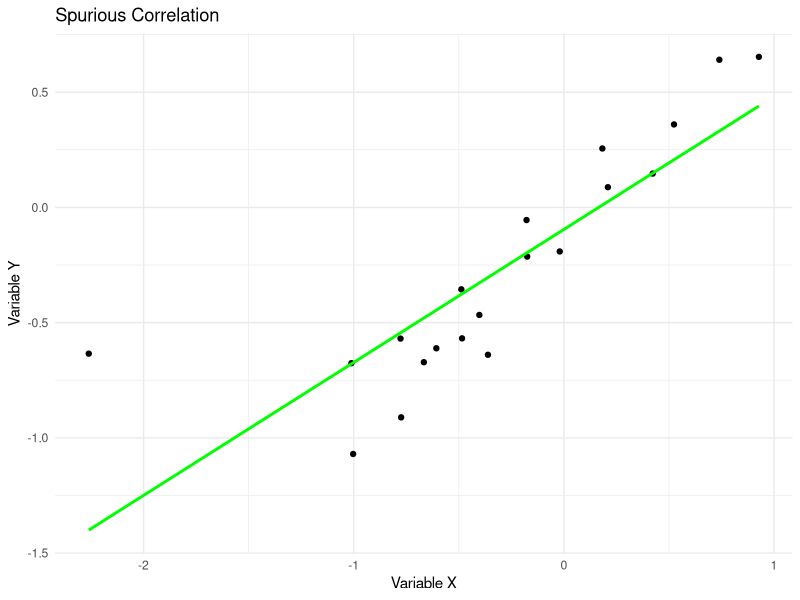

This figure's R source:
## ---- chunk 1
library(tidyverse)
library(ggplot2)
## ---- chunk 2
# Create two unrelated variables
set.seed(789)
x <- rnorm(20)
y <- sin(x) + rnorm(20, sd = 0.2)
## ---- chunk 3
# Create a dataframe
data <- data.frame(x = x, y = y)
## ---- chunk 4
# Create a scatter plot with a smooth line
ggplot(data, aes(x = x, y = y)) +
  geom_point() +
  geom_smooth(method = "lm", se = FALSE, color = "green") +
  labs(title = "Spurious Correlation",
       x = "Variable X",
       y = "Variable Y") +
  theme_minimal()
